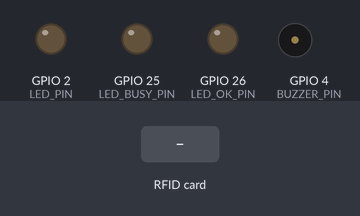
The program below on a simulated ESP32. Parts: output pins drawn as LEDs (lit = HIGH), buzzer (waves = sounding, pin HIGH). Dashed ring = blinking. The test bench sets the inputs (shaded band). WiFi joins after 1.5 s; servers stay silent unless stated; uploads are accepted with an empty reply; the local clock reads 2024-03-15 10:24:30 at power-on unless the program sets it; storage starts empty; what the program prints to the serial monitor is not drawn.

Above: at 3.0 s.
3.1 s: RFID card 88 88 88 88 held to the reader
At 3.31 s:
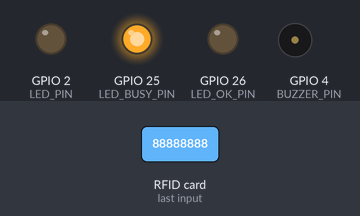
5.4 s: RFID card 5E 7A 19 C4 held to the reader
At 5.94 s:
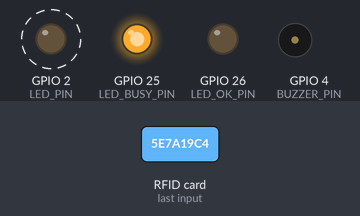
Timing chart, 0 to 8.4 s (numbered marks = the images above; inputs shaded):
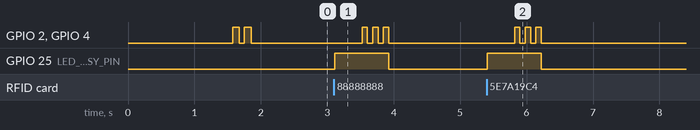

Measured:
- after the input at 3.1 s, GPIO 2 (LED_PIN), GPIO 4 (BUZZER_PIN): alternates HIGH for 0.08 s and LOW for 0.08 s, 6 changes in all, then stays LOW, starting after 0.42 s; GPIO 25 (LED_BUSY_PIN): LOW → HIGH at once, → LOW 0.81 s later
- after the input at 5.4 s, GPIO 2 (LED_PIN), GPIO 4 (BUZZER_PIN): alternates HIGH for 0.08 s and LOW for 0.08 s, 6 changes in all, then stays LOW, starting after 0.42 s; GPIO 25 (LED_BUSY_PIN): LOW → HIGH at once, → LOW 0.81 s later

The program:

main.cpp
```cpp
#include <Arduino.h>
#include <WiFi.h>
#include <WiFiClientSecure.h>
#include <HTTPClient.h>
#include <SPI.h>
#include <MFRC522.h>
#include <SPIFFS.h>
#include <ArduinoJson.h>
#include <time.h>

// ================== CẤU HÌNH - SỬA Ở ĐÂY ==================
const char* WIFI_SSID = "kittyfood";
const char* WIFI_PASS = "88888888";

// --- Supabase ---
// Lấy từ Supabase Dashboard > Project Settings > API > Project URL
const char* SUPABASE_URL = "https://eeqilnevljkwqzctmywi.supabase.co";
// Lấy từ Supabase Dashboard > Project Settings > API > Project API keys > service_role (secret)
const char* SUPABASE_SERVICE_KEY = "eyJhbGciOiJIUzI1NiIsInR5cCI6IkpXVCJ9.eyJpc3MiOiJzdXBhYmFzZSIsInJlZiI6ImVlcWlsbmV2bGprd3F6Y3RteXdpIiwicm9sZSI6InNlcnZpY2Vfcm9sZSIsImlhdCI6MTc4NDE0MTU1NywiZXhwIjoyMDk5NzE3NTU3fQ.dBPBwBz-jmWA--qETLMy6XA9pGxDf0XSAS8bxjX2ddw";

#define SS_PIN     5
#define RST_PIN    22
#define BUZZER_PIN 4
#define LED_PIN    2
#define LED_BUSY_PIN 25 // Sáng liên tục ngay khi nhận được thẻ, tắt khi xử lý xong
#define LED_OK_PIN   26 // Nháy 2 cái khi check-in/check-out thành công

// Múi giờ Việt Nam GMT+7
const long GMT_OFFSET = 7 * 3600;
// ===========================================================

MFRC522 rfid(SS_PIN, RST_PIN);

unsigned long lastScanTime = 0;
String lastUID = "";

// Dùng chung 1 kết nối TLS cho mọi request tới Supabase (thay vì tạo mới mỗi
// lần) để tránh bắt tay TLS lại từ đầu ở từng request - đây là phần tốn thời
// gian nhất trên ESP32, thường 0.5-1.5s mỗi lần bắt tay.
WiFiClientSecure supabaseClient;

// ---------- Tiện ích ----------
String getUIDString(MFRC522::Uid* uid) {
  String s = "";
  for (byte i = 0; i < uid->size; i++) {
    if (uid->uidByte[i] < 0x10) s += "0";
    s += String(uid->uidByte[i], HEX);
  }
  s.toUpperCase();
  return s;
}

String getTimeString() {
  struct tm t;
  if (!getLocalTime(&t)) return "0000-00-00 00:00:00";
  char buf[25];
  strftime(buf, sizeof(buf), "%Y-%m-%d %H:%M:%S", &t);
  return String(buf);
}

void beep(int times, int ms) {
  for (int i = 0; i < times; i++) {
    digitalWrite(BUZZER_PIN, HIGH);
    digitalWrite(LED_PIN, HIGH);
    delay(ms);
    digitalWrite(BUZZER_PIN, LOW);
    digitalWrite(LED_PIN, LOW);
    if (i < times - 1) delay(80);
  }
}

// Chớp 1 LED riêng để báo check-in/check-out thành công
void blinkLed(int pin, int times, int ms) {
  for (int i = 0; i < times; i++) {
    digitalWrite(pin, HIGH);
    delay(ms);
    digitalWrite(pin, LOW);
    if (i < times - 1) delay(80);
  }
}

// ---------- Tra cứu nhân viên theo UID thẻ + ca đang mở (nếu có) trong 1 request ----------
// Dùng PostgREST resource embedding để lấy đồng thời thông tin nhân viên và
// ca làm chưa check-out (nếu có), thay vì phải gọi 2 request tuần tự.
// Trả về true nếu tìm thấy nhân viên; outOpenSessionId = -1 nếu chưa có ca mở.
bool lookupUserAndOpenSession(const String& uid, long& outUserId, String& outName, long& outOpenSessionId) {
  if (WiFi.status() != WL_CONNECTED) return false;

  HTTPClient http;
  String url = String(SUPABASE_URL) +
               "/rest/v1/user?rfid_uid=eq." + uid +
               "&select=id,name,price(id,check_out)&price.check_out=is.null&price.order=id.desc&price.limit=1";

  http.begin(supabaseClient, url);
  http.setReuse(true); // giữ kết nối TLS để dùng lại cho request check-in/check-out kế tiếp
  http.addHeader("apikey", SUPABASE_SERVICE_KEY);
  http.addHeader("Authorization", String("Bearer ") + SUPABASE_SERVICE_KEY);
  int code = http.GET();

  bool found = false;
  outOpenSessionId = -1;
  if (code == 200) {
    String body = http.getString();
    JsonDocument doc;
    if (!deserializeJson(doc, body) && doc.size() > 0) {
      outUserId = doc[0]["id"].as<long>();
      outName   = doc[0]["name"].as<String>();
      found = true;

      JsonArray openSessions = doc[0]["price"].as<JsonArray>();
      if (openSessions.size() > 0) {
        outOpenSessionId = openSessions[0]["id"].as<long>();
      }
    }
  }
  http.end();
  return found;
}

// ---------- Tạo ca làm mới (check-in) ----------
bool createCheckIn(long userId) {
  if (WiFi.status() != WL_CONNECTED) return false;

  HTTPClient http;
  String url = String(SUPABASE_URL) + "/rest/v1/price";

  JsonDocument doc;
  doc["user_id"]  = userId;
  doc["check_in"] = getTimeString();

  String payload;
  serializeJson(doc, payload);

  http.begin(supabaseClient, url);
  http.setReuse(true);
  http.addHeader("apikey", SUPABASE_SERVICE_KEY);
  http.addHeader("Authorization", String("Bearer ") + SUPABASE_SERVICE_KEY);
  http.addHeader("Content-Type", "application/json");
  http.addHeader("Prefer", "return=minimal");
  int code = http.POST(payload);

  Serial.printf("[Supabase] POST check-in -> %d\n", code);
  http.end();
  return code == 201;
}

// ---------- Đóng ca làm (check-out) ----------
bool closeCheckOut(long sessionId) {
  if (WiFi.status() != WL_CONNECTED) return false;

  HTTPClient http;
  String url = String(SUPABASE_URL) + "/rest/v1/price?id=eq." + String(sessionId);

  JsonDocument doc;
  doc["check_out"] = getTimeString();

  String payload;
  serializeJson(doc, payload);

  http.begin(supabaseClient, url);
  http.setReuse(true);
  http.addHeader("apikey", SUPABASE_SERVICE_KEY);
  http.addHeader("Authorization", String("Bearer ") + SUPABASE_SERVICE_KEY);
  http.addHeader("Content-Type", "application/json");
  http.addHeader("Prefer", "return=minimal");
  int code = http.PATCH(payload);

  Serial.printf("[Supabase] PATCH check-out -> %d\n", code);
  http.end();
  return code >= 200 && code < 300;
}

// ---------- Ghi lại UID của thẻ lạ (chưa gán cho ai) để trang "Thêm nhân viên" đọc được ----------
bool recordUnknownScan(const String& uid) {
  if (WiFi.status() != WL_CONNECTED) return false;

  HTTPClient http;
  String url = String(SUPABASE_URL) + "/rest/v1/price";

  // Không gửi user_id -> cột nullable sẽ lưu NULL, đánh dấu đây là "thẻ chưa gán nhân viên"
  JsonDocument doc;
  doc["rfid_uid"] = uid;
  doc["check_in"] = getTimeString();

  String payload;
  serializeJson(doc, payload);

  http.begin(supabaseClient, url);
  http.setReuse(true);
  http.addHeader("apikey", SUPABASE_SERVICE_KEY);
  http.addHeader("Authorization", String("Bearer ") + SUPABASE_SERVICE_KEY);
  http.addHeader("Content-Type", "application/json");
  http.addHeader("Prefer", "return=minimal");
  int code = http.POST(payload);

  Serial.printf("[Supabase] POST unknown scan -> %d\n", code);
  http.end();
  return code == 201;
}

// ---------- Backup: Ghi log vào SPIFFS khi mất kết nối Supabase ----------
void logToSPIFFS(const String& uid, const String& event) {
  File f = SPIFFS.open("/log.csv", "a");
  if (!f) return;
  f.printf("%s,%s,%s\n", getTimeString().c_str(), uid.c_str(), event.c_str());
  f.close();
}

// ---------- Setup / Loop ----------
void setup() {
  Serial.begin(115200);
  pinMode(BUZZER_PIN, OUTPUT);
  pinMode(LED_PIN, OUTPUT);
  pinMode(LED_BUSY_PIN, OUTPUT);
  pinMode(LED_OK_PIN, OUTPUT);

  SPI.begin();
  rfid.PCD_Init();
  rfid.PCD_DumpVersionToSerial();

  if (!SPIFFS.begin(true)) Serial.println("Loi SPIFFS!");

  WiFi.begin(WIFI_SSID, WIFI_PASS);
  Serial.print("Dang ket noi WiFi");
  while (WiFi.status() != WL_CONNECTED) {
    delay(500);
    Serial.print(".");
  }
  Serial.println();
  Serial.println("Da ket noi! IP: " + WiFi.localIP().toString());

  // Tắt chế độ tiết kiệm điện của WiFi: mặc định ESP32 ngủ đông modem giữa
  // các lần truyền, làm mỗi request chậm thêm (độ trễ đánh thức modem).
  // Đổi lại tốn điện hơn 1 chút, chấp nhận được vì máy chấm công luôn cắm điện.
  WiFi.setSleep(false);

  supabaseClient.setInsecure(); // Bỏ qua xác thực SSL để đơn giản, dùng chung cho mọi request

  // Đồng bộ giờ qua NTP
  configTime(GMT_OFFSET, 0, "pool.ntp.org", "time.google.com");
  Serial.print("Dong bo NTP");
  struct tm t;
  while (!getLocalTime(&t)) { delay(500); Serial.print("."); }
  Serial.println(" OK - " + getTimeString());

  beep(2, 100); // báo khởi động xong
  Serial.println("He thong san sang. Quet the RFID...");
}

void loop() {
  if (!rfid.PICC_IsNewCardPresent() || !rfid.PICC_ReadCardSerial()) return;

  String uid = getUIDString(&rfid.uid);

  // Chống quẹt trùng: cùng 1 thẻ trong vòng 5 giây thì bỏ qua
  if (uid == lastUID && millis() - lastScanTime < 5000) {
    rfid.PICC_HaltA();
    return;
  }
  lastUID = uid;
  lastScanTime = millis();

  digitalWrite(LED_BUSY_PIN, HIGH); // báo đang xử lý ngay khi nhận được thẻ

  Serial.printf("[%s] Quet the: %s\n", getTimeString().c_str(), uid.c_str());

  long userId;
  String name;
  long openSessionId;
  if (!lookupUserAndOpenSession(uid, userId, name, openSessionId)) {
    Serial.println("  The la, chua dang ky nhan vien nao");
    bool ok = recordUnknownScan(uid);
    if (!ok) logToSPIFFS(uid, "UNKNOWN_SCAN_FAILED");
    beep(3, 80); // thẻ lạ: 3 tiếng bíp ngắn
    digitalWrite(LED_BUSY_PIN, LOW); // thẻ lạ: không có ca hợp lệ nên không nháy đèn OK
    rfid.PICC_HaltA();
    rfid.PCD_StopCrypto1();
    return;
  }

  bool ok;
  if (openSessionId < 0) {
    // Chưa có ca mở -> đây là lượt check-in (vào ca)
    ok = createCheckIn(userId);
    Serial.printf("  [%s] Check-in %s\n", name.c_str(), ok ? "OK" : "LOI");
    if (!ok) logToSPIFFS(uid, "CHECKIN_FAILED");
    beep(1, 150); // 1 tiếng bíp: vào ca
  } else {
    ok = closeCheckOut(openSessionId);
    Serial.printf("  [%s] Check-out %s\n", name.c_str(), ok ? "OK" : "LOI");
    if (!ok) logToSPIFFS(uid, "CHECKOUT_FAILED");
    beep(2, 150); // 2 tiếng bíp: ra ca
  }

  if (ok) blinkLed(LED_OK_PIN, 2, 150); // check-in/check-out thành công: nháy đèn OK 2 cái
  digitalWrite(LED_BUSY_PIN, LOW);
  digitalWrite(LED_OK_PIN, LOW);

  rfid.PICC_HaltA();
  rfid.PCD_StopCrypto1();
}
```
